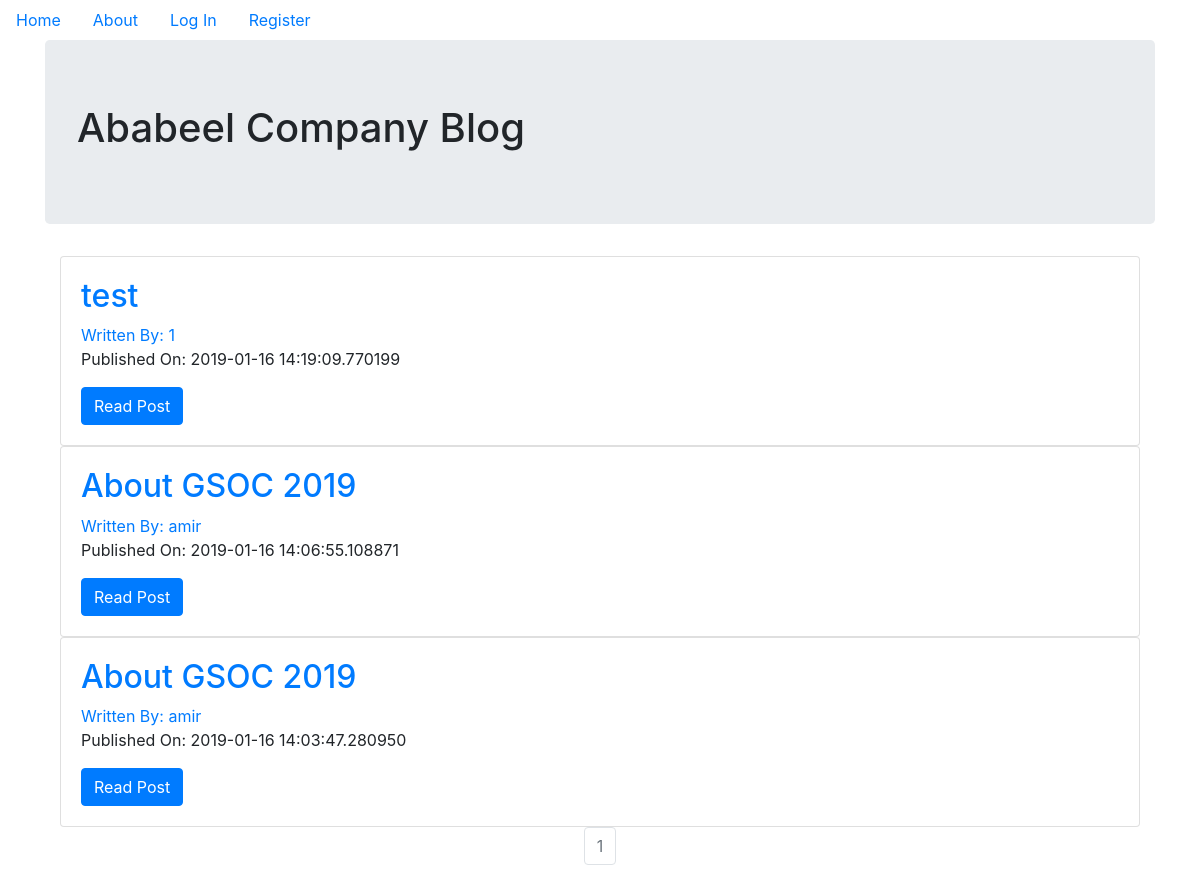
The page / on the database its author committed.
### projectFiles/models.py (models this page shows, shortened)
class BlogPost(db.Model, UserMixin):
    users = db.relationship(User)
    id = db.Column(db.Integer, primary_key=True)
    user_id = db.Column(db.Integer, db.ForeignKey('users.id'), nullable=False)
    date = db.Column(db.DateTime, nullable=False, default=datetime.utcnow)
    title = db.Column(db.String(140), nullable=False)
    text = db.Column(db.Text, nullable=False)

class User(db.Model, UserMixin):
    __tablename__ = 'users'
    id = db.Column(db.Integer, primary_key=True)
    profile_image = db.Column(db.String(20), nullable=False, default='default_profile.png')
    email = db.Column(db.String(64), unique=True, index=True)
    username = db.Column(db.String(64), unique=True, index=True)
    password_hash = db.Column(db.String(128))
    posts = db.relationship('BlogPost', backref='author', lazy=True)

### projectFiles/core/views.py (the view)
@core.route('/')
def index():
    page = request.args.get('page', 1, type=int)
    blog_posts = BlogPost.query.order_by(BlogPost.date.desc()).paginate(page=page, per_page=5)
    return render_template('index.html', blog_posts=blog_posts)

### projectFiles/templates/index.html
{% extends 'base.html' %}
{% block content %}
<div class="jumbotron">
  <h1>Ababeel Company Blog</h1>
</div>
<div class="container">
  {% for post in blog_posts.items %}
  <div class="card">
    <div class="card-body">
      <h2><a class="card-title" href="{{url_for('blog_posts.read_blog_post', blog_post_id=post.id)}}">{{ post.title }}</a></h2>
      <a href="{{ url_for('users.user_posts', username=post.author.username)}}">Written By: {{ post.author.username }}</a>
      <p>Published On: {{ post.date }}</p>
      <a class="btn btn-primary" href="{{url_for('blog_posts.read_blog_post', blog_post_id=post.id)}}">Read Post</a>
    </div>
  </div>
  {% endfor %}
</div>
<nav aria-label="Page Navigation example">
  <ul class="pagination justify-content-center">
      {% for page_num in blog_posts.iter_pages(left_edge=1, right_edge=1, left_current=1, right_current=2) %}
        {% if blog_posts.page == page_num %}
          <li class="page-item disabled">
            <a class="page-link "href="{{url_for('core.index', page=page_num)}}">{{ page_num }}</a>
          </li>
        {% else %}
        <li class="page-item">
          <a class="page-link "href="{{url_for('core.index', page=page_num)}}">{{ page_num }}</a>
        </li>
        {% endif %}
      {% endfor %}
  </ul>
</nav>
{% endblock %}

### rows shown on the page
BlogPost: title "test", author.username "1", date "2019-01-16 14:19:09.770199"
BlogPost: title "About GSOC 2019", author.username "amir", date "2019-01-16 14:06:55.108871"
BlogPost: title "About GSOC 2019", author.username "amir", date "2019-01-16 14:03:47.280950"

### other values the page prints
{{ page_num }} "1"
